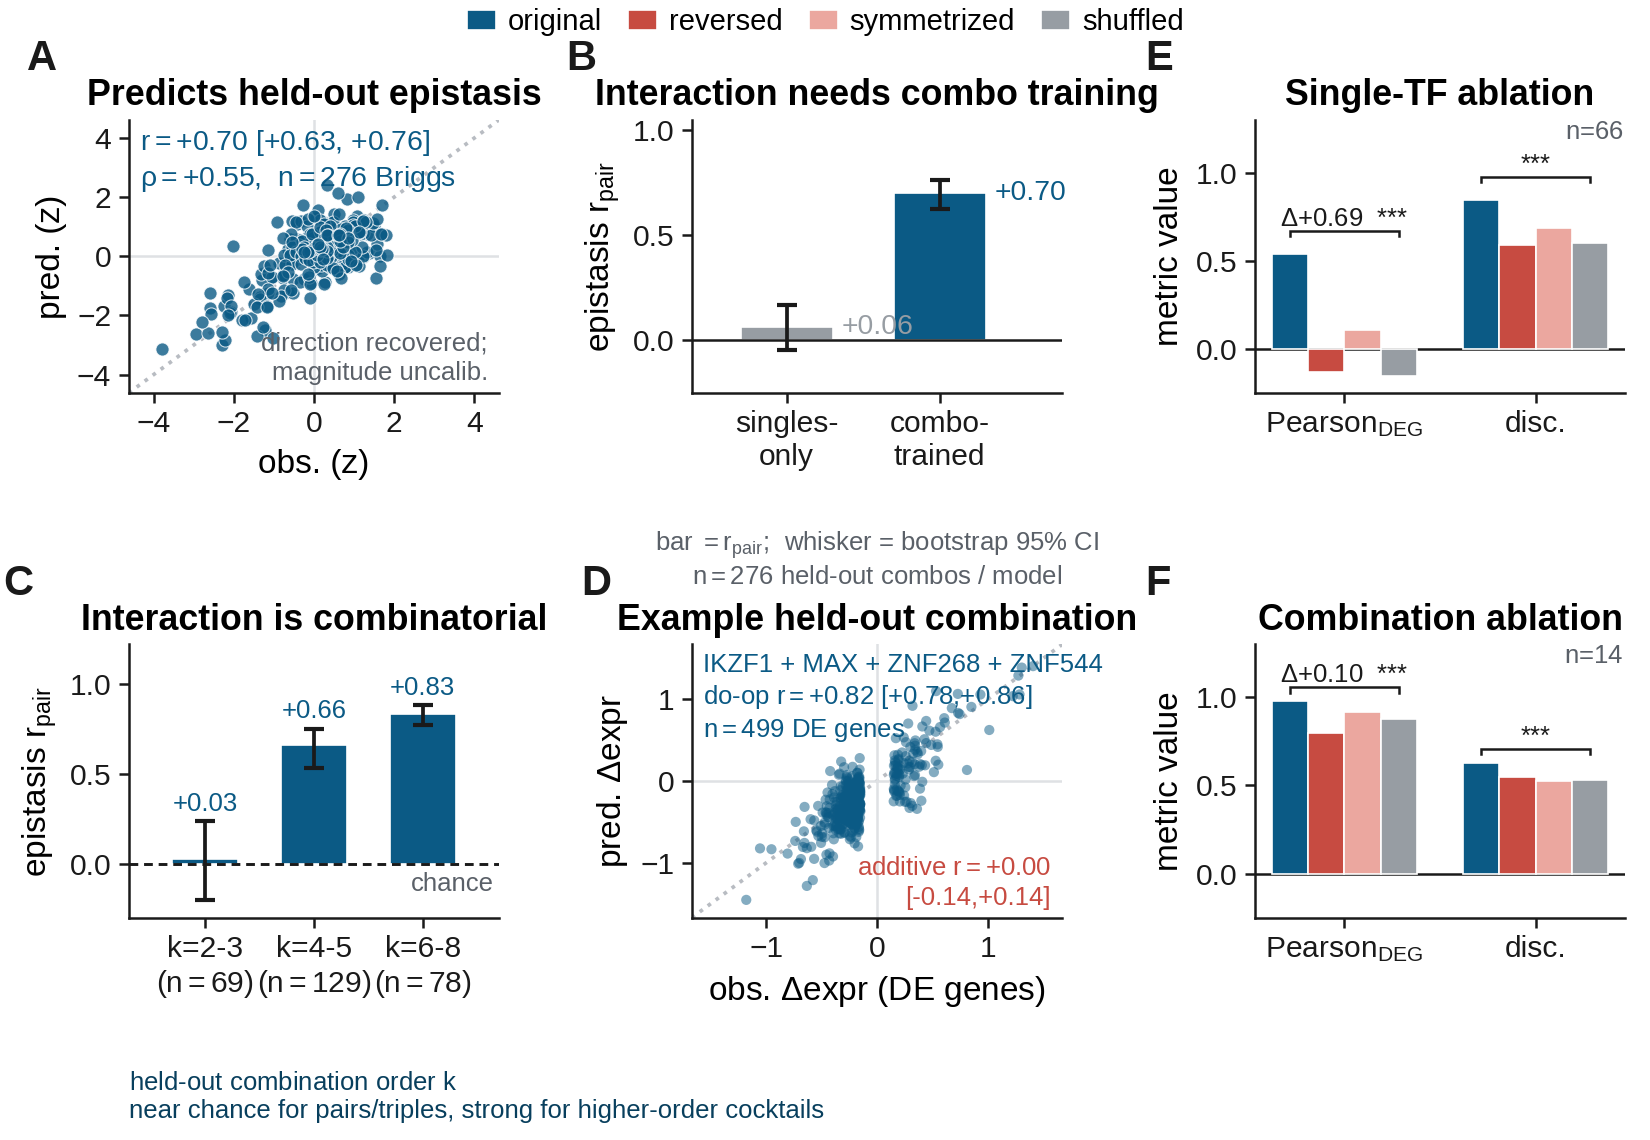

The script that saved this image:
"""Fig 3 (MAIN) — combinatorial epistasis + the directed causal graph is load-bearing for prediction.

Single taller figure (2 rows x 3 cols) that merges the two previously-separate blocks so the paper
carries ONE fig3 at a manuscript-friendly aspect (~1.5:1) instead of the wide-and-short composite:

  EPISTASIS block (deg8 co8 family — the held-out sibling of the deployed planner world model):
    A  predicted vs observed net epistasis on n = 276 held-out Briggs combinations (combo-trained WM
         jb_ft_replay_co8, deg8).  Source: results/briggs/fig4_epistasis_deg8.json
         (datasets.briggs.{net_o,net_m_combo}).  r_combo = +0.70.  Axes z-scored: the identity line is
         the correlation; magnitude is NOT calibrated.
    B  singles-only (jb_singles_base_co8) vs combo-trained (jb_ft_replay_co8) epistasis r_pair on the
         same 276 held-out combos.  Whisker = bootstrap 95% CI over the 276 combos.
    C  held-out concordance by combination ORDER k (per_k in the JSON): near chance for pairs/triples,
         strong for higher-order cocktails.  Bar = r_pair, whisker = bootstrap 95% CI over the k bin.
    D  interpretable example held-out combination (largest do-op gain over additive on drift-removed
         per-DE-gene residuals).  n = # DE genes; 95% CI on each r bootstrapped over genes.

  CAUSAL LOAD-BEARING ablation block (deployed joint WM jb_prod_wm ep60; 1000-shuffle-A null):
    E  single-TF edge-direction ablation   (original / reversed / symmetrized / shuffled A)
    F  combination edge-direction ablation  (same 4 variants)
         Source: docs/figures/causal_val/edge_direction_results.json (drift-removed Pearson_DEG + disc,
         same metrics as Fig 2).  Delta+0.69 single / +0.10 combo, stars vs the 1000-shuffle-A null.

Both loaders keep their in-file fallback caches so the figure builds even if a results path is absent;
live data always supersedes the cache.  Panel letters come from ps.label_axes (measured tight bbox).
Run:  cd current_figures && python3 fig3.py
"""
import os, json
import numpy as np
import matplotlib.pyplot as plt
from matplotlib.ticker import MaxNLocator
import paperstyle as ps

# ---------------------------------------------------------------- data (A-D: epistasis) ---
RES = "/home/sgoudarzi/scCausalRL/experiments/exp20_load_bearing/results/briggs"
EPI_PATH = os.path.join(RES, "fig4_epistasis_deg8.json")            # deg8 co8 family (A/B/C/D)
EPI = json.load(open(EPI_PATH)) if os.path.exists(EPI_PATH) else None

# ---------------------------------------------------------------- data (E/F: ablation) ----
CV = "/home/sgoudarzi/scCausalRL/experiments/exp20_load_bearing/docs/figures/causal_val"
ED_JSON = os.path.join(CV, "edge_direction_results.json")
# Verbatim mirror of edge_direction_results.json, kept in-file so the figure still builds
# on a machine where the results tree is not mounted.  Values are the released ones; the
# recall@1 entries are the exact k/n fractions (n = 66 single TFs / 14 held-out combos).
_ED_CACHE = {
    "single": {
        "original":    {"pearson": 0.5356, "recall1": 48 / 66, "disc_auroc": 0.8444, "n": 66},
        "reversed":    {"pearson": -0.1305, "recall1": 1 / 66, "disc_auroc": 0.5918, "n": 66},
        "symmetrized": {"pearson": 0.1066, "recall1": 5 / 66, "disc_auroc": 0.6858, "n": 66},
        "shuffled":    {"pearson": -0.1563, "recall1": 1 / 66, "disc_auroc": 0.6004, "n": 66},
    },
    "combo": {
        "original":    {"pearson": 0.9768, "recall1": 6 / 14, "disc_auroc": 0.6264, "n": 14},
        "reversed":    {"pearson": 0.7967, "recall1": 1 / 14, "disc_auroc": 0.5495, "n": 14},
        "symmetrized": {"pearson": 0.9178, "recall1": 1 / 14, "disc_auroc": 0.5276, "n": 14},
        "shuffled":    {"pearson": 0.8751, "recall1": 0.8 / 14, "disc_auroc": 0.5382, "n": 14},
    },
    "_stats": {
        "single": {"delta_orig_minus_shuffled": 0.69,
                   "shuffled_pearson_mean": -0.1563,
                   "orig_pearson_ci95": [0.4433, 0.6252], "n_shuffle": 1000},
        "combo": {"delta_orig_minus_shuffled": 0.10},
    },
}
ed = json.load(open(ED_JSON)) if os.path.exists(ED_JSON) else _ED_CACHE

# ---------------------------------------------------------------- palette ------------------
CB = ps.SOURCE["joung_combo"]     # combo-trained (flagship)
CS = ps.METHOD["additive"]        # singles-only grey
CADD = ps.ACCENT["coexpr"]        # additive baseline
CB_D = ps.shade(CB, 0.30)
GUIDE = ps.RULE                   # identity line
ZERO = ps.tint(ps.RULE, 0.55)     # zero cross-hairs

DSET = EPI["datasets"][EPI["panelA_set"]] if EPI else None          # 'briggs'
SETNAME = EPI["panelA_set"].capitalize() if EPI else ""
N_COMBOS = DSET["n"] if DSET else 0

variants = ["original", "reversed", "symmetrized", "shuffled"]
METRICS = [("pearson", "$\\mathrm{Pearson}_{\\mathrm{DEG}}$"), ("disc_auroc", "disc.")]
BW = 0.19


# ---------------------------------------------------------------- helpers ------------------
def sym_ticks(ax, lim, nbins=5):
    """Explicit symmetric ticks strictly inside +/-lim (keeps ps.audit clean of stray off-view ticks)."""
    t = MaxNLocator(nbins=nbins, steps=[1, 2, 2.5, 5, 10]).tick_values(-lim, lim)
    t = t[(t > -lim) & (t < lim)]
    ax.set_xticks(t); ax.set_yticks(t)
    return t


def boot_ci_r(x, y, nboot=5000, seed=0):
    """Bootstrap 95% CI of Pearson r over paired samples (rows)."""
    x = np.asarray(x, float); y = np.asarray(y, float); N = len(x)
    if N < 3:
        return (np.nan, np.nan)
    rng = np.random.default_rng(seed); rs = []
    for _ in range(nboot):
        i = rng.integers(0, N, N); xi, yi = x[i], y[i]
        if xi.std() > 1e-9 and yi.std() > 1e-9:
            rs.append(np.corrcoef(xi, yi)[0, 1])
    rs = np.array(rs)
    return float(np.percentile(rs, 2.5)), float(np.percentile(rs, 97.5))


def _pear(x, y):
    x = np.asarray(x, float); y = np.asarray(y, float)
    if len(x) < 3 or x.std() < 1e-9 or y.std() < 1e-9:
        return np.nan
    return float(np.corrcoef(x, y)[0, 1])


def ablation(ax, grp, title, sig, bracket_pad):
    """Grouped bars for one edge-direction ablation + a significance bracket vs the shuffled-A null."""
    x = np.arange(len(METRICS))
    for i, v in enumerate(variants):
        vals = [ed[grp][v][m] for m, _ in METRICS]
        ax.bar(x + (i - 1.5) * BW, vals, BW, color=ps.EDGE[v], label=v,
               edgecolor="white", linewidth=0.4, zorder=3)
    ax.axhline(0, color=ps.INK, lw=0.6, zorder=2)
    ax.set_xticks(x); ax.set_xticklabels([lbl for _, lbl in METRICS])
    ax.set_ylabel("metric value")
    ax.set_ylim(-0.25, 1.30)
    ps.tidy(ax)
    # per-metric permutation stars vs the 1000-shuffle-A null (Pearson_DEG group also shows Delta)
    st = ed["_stats"][grp]; dp = st.get("delta_orig_minus_shuffled", 0.0)
    pkey = {"pearson": "permutation_p", "disc_auroc": "permutation_p_disc_auroc"}
    for xi, (m, _l) in enumerate(METRICS):
        pv = st.get(pkey.get(m)); star = ps.stars(pv) if pv is not None else sig
        if not star:
            continue
        top = max(ed[grp][v][m] for v in variants)
        lab = f"$\\Delta$+{dp:.2f}  {star}" if m == "pearson" else star
        ps.sig_bar(ax, xi - 1.5 * BW, xi + 1.5 * BW, top + bracket_pad, lab, dh=0.03)
    ax.text(0.995, 1.0, f"$n$={ed[grp]['original']['n']}", transform=ax.transAxes,
            ha="right", va="top", fontsize=ps.FS["small"], color=ps.INK_SOFT)
    ax.set_title(title)


# ---------------------------------------------------------------- canvas -------------------
# 2 rows x 3 cols at exact manuscript width, taller aspect (~1.5:1) so nothing is squished.
#   top row:    A epistasis scatter | B singles-vs-combo | E single-TF ablation
#   bottom row: C order-k           | D example combo    | F combination ablation
# rect reserves a top strip for the shared ablation legend and a bottom strip for the ps.note captions.
H = 3.80
fig = plt.figure(figsize=(ps.TEXTWIDTH_IN, H))
# Explicit gridspec (not ps.grid's constrained layout): the two multi-line ps.note captions (under B
# and C) and the shared figure legend are hand-placed outside the axes, which a constrained layout
# cannot budget for -> it would collapse the axes.  Margins reserve a top strip for the legend and a
# bottom strip + a wide inter-row gap for the captions.  Generous wspace so the wide top-row titles
# (centred on B, D) clear the E/F panel letters.
gs = fig.add_gridspec(2, 3, left=0.078, right=0.985, top=0.895, bottom=0.195,
                      hspace=0.92, wspace=0.52)
axA, axB, axE = (fig.add_subplot(gs[0, j]) for j in range(3))
axC, axD, axF = (fig.add_subplot(gs[1, j]) for j in range(3))


# ================= A: predicted vs observed net epistasis (combo-trained, held-out combos) =================
if DSET is not None:
    xo = np.array(DSET["net_o"]); ym = np.array(DSET["net_m_combo"])
    r_c = DSET["r_combo"]; n = DSET["n"]; sp = DSET["r_combo_spearman"]
    lo, hi = DSET["r_combo_ci"]
    zx = (xo - xo.mean()) / xo.std(); zy = (ym - ym.mean()) / ym.std()
    lim = max(np.abs(np.r_[zx, zy]).max() * 1.22, 1.0)
    axA.plot([-lim, lim], [-lim, lim], ":", color=GUIDE, lw=0.9, zorder=0)
    axA.axhline(0, color=ZERO, lw=0.6, zorder=0); axA.axvline(0, color=ZERO, lw=0.6, zorder=0)
    axA.scatter(zx, zy, s=10, color=CB, edgecolor="white", lw=0.25, alpha=0.8, zorder=2)
    axA.set_xlim(-lim, lim); axA.set_ylim(-lim, lim); sym_ticks(axA, lim)
    axA.set_xlabel("obs. (z)"); axA.set_ylabel("pred. (z)")
    axA.text(0.03, 0.97, f"$r={r_c:+.2f}$ [{lo:+.2f}, {hi:+.2f}]\n$\\rho={sp:+.2f}$,  "
                         f"$n={n}$ {SETNAME}",
             transform=axA.transAxes, ha="left", va="top", fontsize=ps.FS["annot"],
             color=CB, linespacing=1.3)
    axA.text(0.97, 0.03, "direction recovered;\nmagnitude uncalib.",
             transform=axA.transAxes, ha="right", va="bottom",
             fontsize=ps.FS["small"], color=ps.INK_SOFT, linespacing=1.3)
else:
    axA.axis("off"); axA.text(0.5, 0.5, "data pending", ha="center", va="center")
axA.set_title("Predicts held-out epistasis")
ps.tidy(axA)


# ================= B: singles-only vs combo-trained r_pair (whisker = bootstrap CI over combos) =========
if DSET is not None:
    no = np.array(DSET["net_o"]); mc = np.array(DSET["net_m_combo"]); msg = np.array(DSET["net_m_singles"])
    r_s = DSET["r_singles"]; r_cb = DSET["r_combo"]
    s_lo, s_hi = boot_ci_r(no, msg, seed=1); c_lo, c_hi = DSET["r_combo_ci"]
    bars = [("singles-\nonly", r_s, s_lo, s_hi, CS), ("combo-\ntrained", r_cb, c_lo, c_hi, CB)]
    for i, (lbl, v, blo, bhi, col) in enumerate(bars):
        axB.bar(i, v, 0.60, color=col, edgecolor="white", linewidth=0.4, zorder=1)
        yerr = np.array([[max(v - blo, 0)], [max(bhi - v, 0)]])
        axB.errorbar(i, v, yerr=yerr, fmt="none", ecolor=ps.INK, elinewidth=0.9, capsize=2.4, zorder=3)
        axB.text(i + 0.36, v, f"{v:+.2f}", ha="left", va="center", fontsize=ps.FS["annot"], color=col)
    axB.axhline(0, color=ps.INK, lw=0.6)
    axB.set_xticks([0, 1]); axB.set_xticklabels([b[0] for b in bars])
    axB.set_ylabel("epistasis $r_{pair}$")
    axB.set_ylim(-0.25, 1.05); axB.set_xlim(-0.62, 1.80); axB.set_yticks([0.0, 0.5, 1.0])
    ps.note(axB, "bar $=r_{pair}$;  whisker = bootstrap 95% CI\n"
                 f"$n={N_COMBOS}$ held-out combos / model", y=-0.50)
else:
    axB.axis("off"); axB.text(0.5, 0.5, "data pending", ha="center", va="center")
axB.set_title("Interaction needs combo training")
ps.tidy(axB)


# ================= E: single-TF edge-direction ablation =================
ablation(axE, "single", "Single-TF ablation", ps.stars(1 / 1001), 0.10)


# ================= C: held-out concordance by combination order k (per_k) =================
if DSET is not None and DSET.get("per_k"):
    pk = DSET["per_k"]; order = [k for k in ("k2-3", "k4-5", "k6-8") if k in pk]
    for i, kk in enumerate(order):
        v = pk[kk]; r = v["r"]; blo, bhi = v["r_lo"], v["r_hi"]
        axC.bar(i, r, 0.60, color=CB, edgecolor="white", linewidth=0.4, zorder=1)
        yerr = np.array([[max(r - blo, 0)], [max(bhi - r, 0)]])
        axC.errorbar(i, r, yerr=yerr, fmt="none", ecolor=ps.INK, elinewidth=0.9, capsize=2.4, zorder=3)
        axC.text(i, bhi + 0.03, f"{r:+.2f}", ha="center", va="bottom", fontsize=ps.FS["small"], color=CB)
    axC.axhline(0, color=ps.INK, ls=(0, (3, 2)), lw=0.7)
    axC.text(len(order) - 0.35, -0.045, "chance", fontsize=ps.FS["small"], va="top", ha="right", color=ps.INK_SOFT)
    axC.set_xticks(range(len(order)))
    axC.set_xticklabels([f"{k.replace('k', 'k=')}\n($n={pk[k]['n']}$)" for k in order])
    axC.set_ylabel("epistasis $r_{pair}$"); axC.set_ylim(-0.30, 1.22); axC.set_xlim(-0.7, len(order) - 0.3)
    axC.set_yticks([0.0, 0.5, 1.0])
    ps.note(axC, "held-out combination order $k$\n"
                 "near chance for pairs/triples, strong for higher-order cocktails",
            x=0.0, ha="left", y=-0.56, color=CB_D)
else:
    axC.axis("off"); axC.text(0.5, 0.5, "data pending", ha="center", va="center")
axC.set_title("Interaction is combinatorial")
ps.tidy(axC)


# ================= D: interpretable example held-out combination =================
def _pick_panelD(recs):
    """Held-out combo with the largest do-op advantage over additive, judged on the SAME drift-removed
    per-DE-gene residuals the panel plots (not the raw-delta r_do/r_add stashed as scalars in the JSON)."""
    best, best_gain = None, -np.inf
    for r in recs:
        if "_genes" not in r:
            continue
        gg = r["_genes"]; ox = np.array(gg["obs"]); do = np.array(gg["do"]); add = np.array(gg["add"])
        rd = _pear(do, ox); ra = _pear(add, ox)
        if not np.isfinite(rd) or rd < 0.5:
            continue
        if (rd - ra) > best_gain:
            best, best_gain = r, rd - ra
    return best


rec = _pick_panelD(DSET["recs"]) if DSET is not None else None
if rec is not None:
    g = rec["_genes"]; ox = np.array(g["obs"]); do = np.array(g["do"]); add = np.array(g["add"])
    r_d = _pear(do, ox); r_add = _pear(add, ox)
    lo_d, hi_d = boot_ci_r(do, ox); lo_a, hi_a = boot_ci_r(add, ox)
    label = rec["key"].replace("+", " + ")
    lim = max(np.abs(np.r_[ox, do]).max() * 1.15, 0.05)
    axD.plot([-lim, lim], [-lim, lim], ":", color=GUIDE, lw=0.9, zorder=0)
    axD.axhline(0, color=ZERO, lw=0.6, zorder=0); axD.axvline(0, color=ZERO, lw=0.6, zorder=0)
    axD.scatter(ox, do, s=6, color=CB, edgecolor="none", alpha=0.5, zorder=2)
    axD.set_xlim(-lim, lim); axD.set_ylim(-lim, lim); sym_ticks(axD, lim, nbins=4)
    axD.set_xlabel("obs. $\\Delta$expr (DE genes)"); axD.set_ylabel("pred. $\\Delta$expr")
    axD.text(0.03, 0.97, f"{label}\ndo-op $r={r_d:+.2f}$ [{lo_d:+.2f},{hi_d:+.2f}]\n$n={len(ox)}$ DE genes",
             transform=axD.transAxes, ha="left", va="top", fontsize=ps.FS["small"],
             color=CB, linespacing=1.3)
    axD.text(0.97, 0.03, f"additive $r={r_add:+.2f}$\n[{lo_a:+.2f},{hi_a:+.2f}]",
             transform=axD.transAxes, ha="right", va="bottom",
             fontsize=ps.FS["small"], color=CADD, linespacing=1.3)
else:
    axD.axis("off"); axD.text(0.5, 0.5, "data pending", ha="center", va="center")
axD.set_title("Example held-out combination")
ps.tidy(axD)


# ================= F: combination edge-direction ablation =================
ablation(axF, "combo", "Combination ablation", ps.stars(1 / 1001), 0.05)


# ---- shared ablation legend (original/reversed/symmetrized/shuffled), parked in the top strip ----
handles, labels = axE.get_legend_handles_labels()
fig.legend(handles, labels, loc="upper center", bbox_to_anchor=(0.5, 0.998),
           ncol=4, frameon=False, fontsize=ps.FS["legend"], columnspacing=0.9,
           handlelength=1.0, handletextpad=0.4, borderaxespad=0.0)

ps.label_axes(fig, [axA, axB, axE, axC, axD, axF], letters=["A", "B", "E", "C", "D", "F"], dy=0.035)
ps.save(fig, "fig3")
print("wrote fig3.pdf / .png" + ("" if EPI is not None else "   [EPI DATA MISSING]"))
print("ED source:", "live" if os.path.exists(ED_JSON) else "IN-FILE CACHE (edge_direction_results.json missing)")
if DSET is not None:
    print(f"A: r={DSET['r_combo']:.3f} n={DSET['n']} | B: singles={DSET['r_singles']:.3f} "
          f"combo={DSET['r_combo']:.3f} | C per-k:",
          {k: round(v['r'], 3) for k, v in DSET['per_k'].items()},
          "| D:", (rec['key'] if rec else "none"))
print(f"E: single n={ed['single']['original']['n']} | F: combo n={ed['combo']['original']['n']}")
